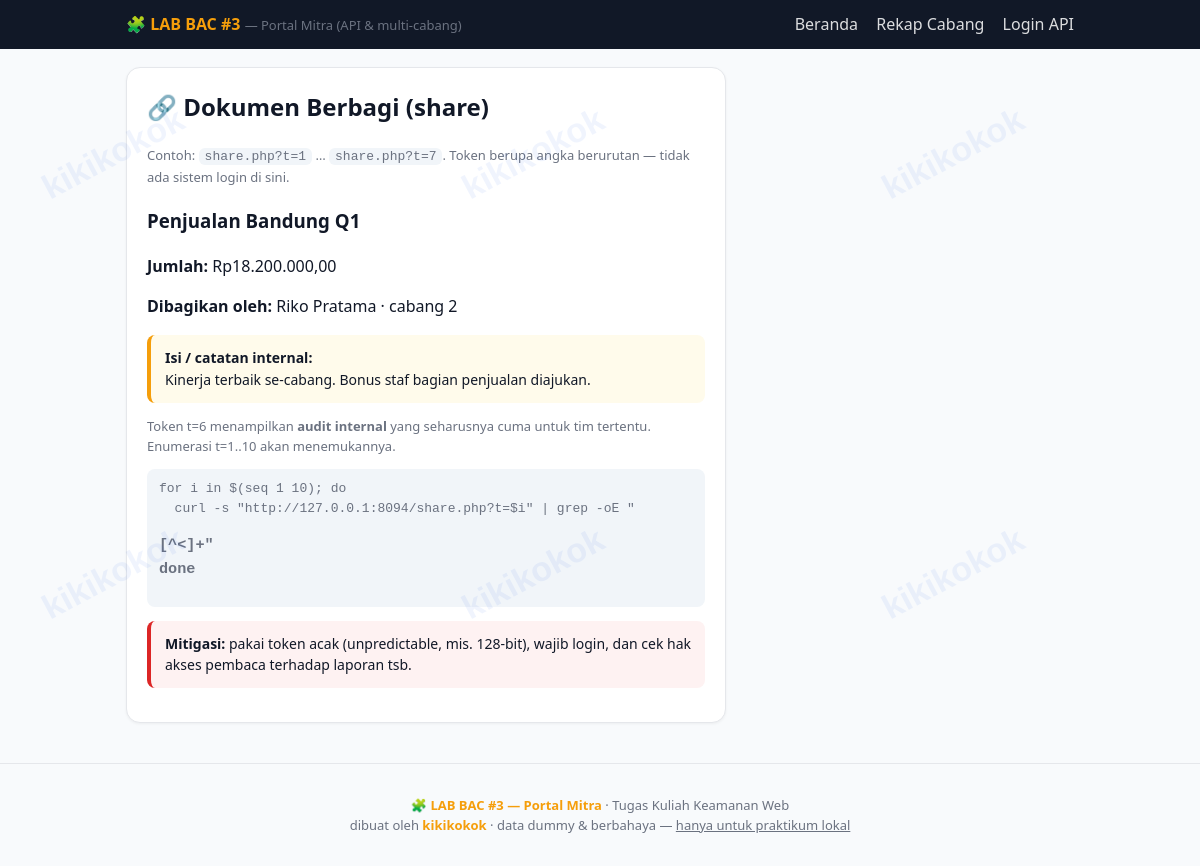
/share.php?t=4, run on the app's committed database.
### tables this page shows
CREATE TABLE share (
  id         INT UNSIGNED AUTO_INCREMENT PRIMARY KEY,
  laporan_id INT UNSIGNED NOT NULL,
  pembuat_id INT UNSIGNED NOT NULL,
  FOREIGN KEY (laporan_id) REFERENCES laporan(id),
  FOREIGN KEY (pembuat_id) REFERENCES users(id)
);

CREATE TABLE laporan (
  id        INT UNSIGNED AUTO_INCREMENT PRIMARY KEY,
  judul     VARCHAR(120) NOT NULL,
  jumlah    DECIMAL(14,2) NOT NULL,
  isi       TEXT NOT NULL,
  cabang_id INT UNSIGNED NOT NULL,
  penulis_id INT UNSIGNED NOT NULL,
  FOREIGN KEY (cabang_id)  REFERENCES cabang(id),
  FOREIGN KEY (penulis_id) REFERENCES users(id)
);

CREATE TABLE users (
  id       INT UNSIGNED AUTO_INCREMENT PRIMARY KEY,
  username VARCHAR(30) NOT NULL UNIQUE,
  password VARCHAR(64) NOT NULL,
  nama     VARCHAR(80) NOT NULL,
  role     ENUM('admin','kepala','staf') NOT NULL DEFAULT 'staf',
  cabang_id INT UNSIGNED NOT NULL,
  FOREIGN KEY (cabang_id) REFERENCES cabang(id)
);

### includes/koneksi.php (called while the page is built, shortened)
<?php
function e(mixed $v): string
{
    return htmlspecialchars((string)$v, ENT_QUOTES, 'UTF-8');
}

### share.php (the view, shortened to what this page needs)
<?php
require_once __DIR__ . '/includes/koneksi.php';
$t = (int)($_GET['t'] ?? 0);
require_once __DIR__ . '/includes/header.php';
?>
<div class="card" style="max-width:600px">
  <h2>🔗 Dokumen Berbagi (share)</h2>
  <p class="muted">Contoh: <code>share.php?t=1</code> … <code>share.php?t=7</code>.
  Token berupa angka berurutan — tidak ada sistem login di sini.</p>
  <?php if ($t <= 0): ?>
    <div class="notice">Ketik <code>share.php?t=4</code> di URL untuk mencoba.</div>
  <?php else:
    $st = $pdo->prepare('SELECT s.id AS token, l.id AS laporan_id, l.judul, l.jumlah,
                                l.isi, l.cabang_id, u.nama AS pembuat
                           FROM share s
                           JOIN laporan l ON l.id=s.laporan_id
                           JOIN users u  ON u.id=s.pembuat_id
                          WHERE s.id=?');
    $st->execute([$t]);
    $dok = $st->fetch();
    if (!$dok): ?>
      <div class="danger">Tidak ada dokumen dengan token t=<?= (int)$t ?>.</div>
    <?php else: ?>
      <h3><?= e($dok['judul']) ?></h3>
      <p><b>Jumlah:</b> Rp<?= number_format((float)$dok['jumlah'], 2, ',', '.') ?></p>
      <p><b>Dibagikan oleh:</b> <?= e($dok['pembuat']) ?> · cabang <?= (int)$dok['cabang_id'] ?></p>
      <div class="notice"><b>Isi / catatan internal:</b><br>
      <?= nl2br(e($dok['isi'])) ?></div>
      <p class="muted">Token t=6 menampilkan <b>audit internal</b> yang
      seharusnya cuma untuk tim tertentu. Enumerasi t=1..10 akan menemukannya.</p>
    <?php endif;
  endif; ?>
  <pre class="muted">for i in $(seq 1 10); do
  curl -s "http://127.0.0.1:8094/share.php?t=$i" | grep -oE "<h3>[^<]+"
done</pre>
  <p class="danger"><b>Mitigasi:</b> pakai token acak (unpredictable, mis. 128-bit),
  wajib login, dan cek hak akses pembaca terhadap laporan tsb.</p>
</div>
<?php require __DIR__ . '/includes/footer.php'; ?>

### assets/style.css (style rules this page uses)
:root { --hitam: #111827; --abu: #6b7280; --garis: #e5e7eb; --biru: #2563eb; --merah: #dc2626; --hijau: #16a34a; --kuning: #f59e0b; }
* { box-sizing: border-box; }
body { margin: 0; font-family: "Plus Jakarta Sans", "Segoe UI", system-ui, sans-serif; background: #f8fafc; color: var(--hitam); line-height: 1.55; }
body::before { content: ""; position: fixed; inset: 0; z-index: 9999; pointer-events: none; opacity: 0.07; }
.card { background: #fff; border: 1px solid var(--garis); border-radius: 14px; padding: 20px; margin: 18px 0; box-shadow: 0 1px 3px rgba(0,0,0,.05); }
.card h2 { margin-top: 0; }
code, pre { background: #f1f5f9; font-size: 13px; }
code { padding: 1px 6px; border-radius: 6px; }
pre { padding: 10px 12px; border-radius: 8px; overflow-x: auto; }
.notice { border-left: 4px solid var(--kuning); background: #fffbeb; padding: 12px 14px; border-radius: 8px; font-size: 14px; }
.danger { border-left: 4px solid var(--merah); background: #fef2f2; padding: 12px 14px; border-radius: 8px; font-size: 14px; }
.muted { color: var(--abu); font-size: 13px; }

### data on the page
share: laporan.judul "Penjualan Bandung Q1", laporan.jumlah "18.200.000,00", pembuat.nama "Riko Pratama", laporan.cabang_id "2", laporan.isi "Kinerja terbaik se-cabang. Bonus staf bagian penjualan diajukan."
